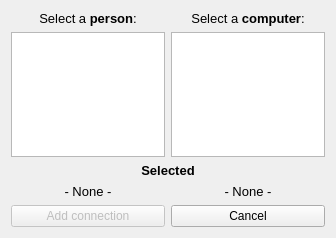
<?xml version="1.0" encoding="UTF-8"?>
<ui version="4.0">
 <class>AddConnectionDialog</class>
 <widget class="QDialog" name="AddConnectionDialog">
  <property name="geometry">
   <rect>
    <x>0</x>
    <y>0</y>
    <width>336</width>
    <height>238</height>
   </rect>
  </property>
  <property name="windowTitle">
   <string>Dialog</string>
  </property>
  <property name="windowIcon">
   <iconset>
    <normaloff>../../data/icons/add.png</normaloff>../../data/icons/add.png</iconset>
  </property>
  <layout class="QVBoxLayout" name="verticalLayout_2">
   <item>
    <layout class="QVBoxLayout" name="verticalLayout">
     <item>
      <layout class="QGridLayout" name="gridLayout">
       <item row="0" column="0">
        <widget class="QLabel" name="label_3">
         <property name="text">
          <string>&lt;html&gt;&lt;head/&gt;&lt;body&gt;&lt;p&gt;&lt;span style=&quot; font-size:10pt;&quot;&gt;Select a &lt;/span&gt;&lt;span style=&quot; font-size:10pt; font-weight:600;&quot;&gt;person&lt;/span&gt;&lt;span style=&quot; font-size:10pt;&quot;&gt;:&lt;/span&gt;&lt;/p&gt;&lt;/body&gt;&lt;/html&gt;</string>
         </property>
         <property name="alignment">
          <set>Qt::AlignCenter</set>
         </property>
        </widget>
       </item>
       <item row="1" column="1">
        <widget class="QTableView" name="computerTable">
         <property name="editTriggers">
          <set>QAbstractItemView::NoEditTriggers</set>
         </property>
         <property name="selectionBehavior">
          <enum>QAbstractItemView::SelectRows</enum>
         </property>
        </widget>
       </item>
       <item row="1" column="0">
        <widget class="QTableView" name="personTable">
         <property name="editTriggers">
          <set>QAbstractItemView::NoEditTriggers</set>
         </property>
         <property name="selectionBehavior">
          <enum>QAbstractItemView::SelectRows</enum>
         </property>
        </widget>
       </item>
       <item row="0" column="1">
        <widget class="QLabel" name="label_4">
         <property name="text">
          <string>&lt;html&gt;&lt;head/&gt;&lt;body&gt;&lt;p&gt;&lt;span style=&quot; font-size:10pt;&quot;&gt;Select a &lt;/span&gt;&lt;span style=&quot; font-size:10pt; font-weight:600;&quot;&gt;computer&lt;/span&gt;&lt;span style=&quot; font-size:10pt;&quot;&gt;:&lt;/span&gt;&lt;/p&gt;&lt;/body&gt;&lt;/html&gt;</string>
         </property>
         <property name="alignment">
          <set>Qt::AlignCenter</set>
         </property>
        </widget>
       </item>
      </layout>
     </item>
     <item>
      <layout class="QVBoxLayout" name="verticalLayout_3">
       <item>
        <widget class="QLabel" name="label">
         <property name="text">
          <string>&lt;html&gt;&lt;head/&gt;&lt;body&gt;&lt;p&gt;&lt;span style=&quot; font-size:10pt; font-weight:600;&quot;&gt;Selected&lt;/span&gt;&lt;/p&gt;&lt;/body&gt;&lt;/html&gt;</string>
         </property>
         <property name="alignment">
          <set>Qt::AlignCenter</set>
         </property>
        </widget>
       </item>
       <item>
        <layout class="QHBoxLayout" name="horizontalLayout_2">
         <item>
          <widget class="QLabel" name="personLabel">
           <property name="text">
            <string>&lt;html&gt;&lt;head/&gt;&lt;body&gt;&lt;p&gt;&lt;span style=&quot; font-size:10pt;&quot;&gt;- None -&lt;/span&gt;&lt;/p&gt;&lt;/body&gt;&lt;/html&gt;</string>
           </property>
           <property name="alignment">
            <set>Qt::AlignCenter</set>
           </property>
          </widget>
         </item>
         <item>
          <widget class="QLabel" name="computerLabel">
           <property name="text">
            <string>&lt;html&gt;&lt;head/&gt;&lt;body&gt;&lt;p&gt;&lt;span style=&quot; font-size:10pt;&quot;&gt;- None -&lt;/span&gt;&lt;/p&gt;&lt;/body&gt;&lt;/html&gt;</string>
           </property>
           <property name="alignment">
            <set>Qt::AlignCenter</set>
           </property>
          </widget>
         </item>
        </layout>
       </item>
      </layout>
     </item>
     <item>
      <layout class="QHBoxLayout" name="horizontalLayout">
       <item>
        <widget class="QPushButton" name="addButton">
         <property name="enabled">
          <bool>false</bool>
         </property>
         <property name="text">
          <string>Add connection</string>
         </property>
        </widget>
       </item>
       <item>
        <widget class="QPushButton" name="cancelButton">
         <property name="text">
          <string>Cancel</string>
         </property>
        </widget>
       </item>
      </layout>
     </item>
    </layout>
   </item>
  </layout>
 </widget>
 <tabstops>
  <tabstop>addButton</tabstop>
  <tabstop>cancelButton</tabstop>
  <tabstop>personTable</tabstop>
  <tabstop>computerTable</tabstop>
 </tabstops>
 <resources/>
 <connections/>
</ui>
